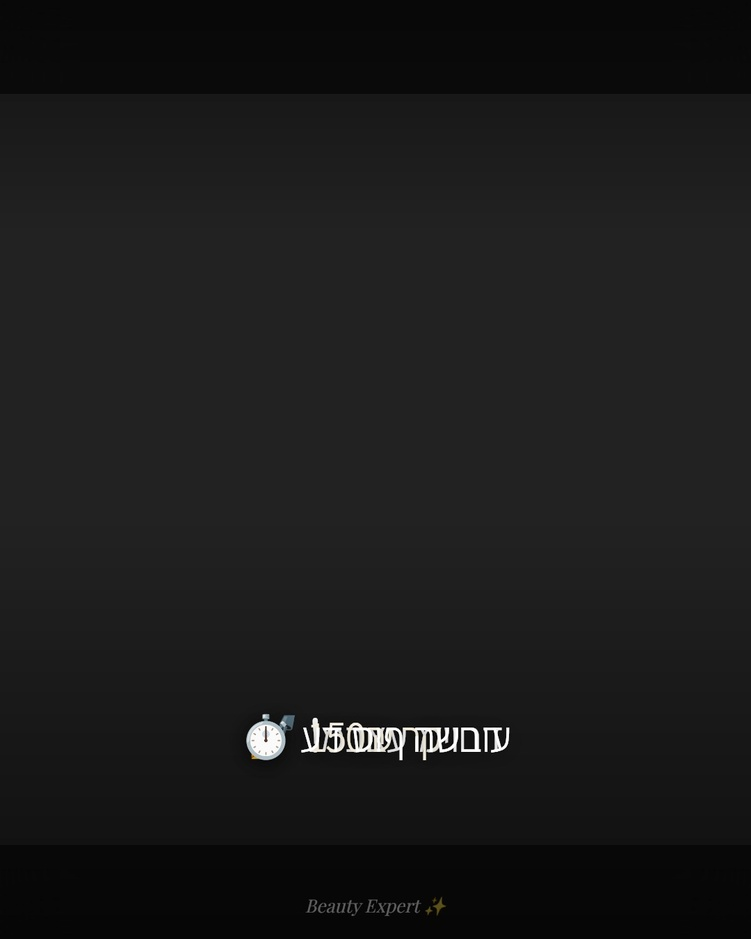
#> input picture scratch/test_hebrew_v62.jpg, 751 x 939 px, shrunk from 1080 x 1350 before the run
$ python overlay.py ../../../scratch/test_hebrew_v62.jpg ../../../scratch/diagnose_bidi.jpg ../../../scratch/diagnose_bidi.jpg ../../../scratch/diagnose_bidi.jpg
#> lines starting #> are read from the running program, lines starting #| are printed output that depends on the picture
import sys
import os
import json
from PIL import Image, ImageDraw, ImageFont

def add_text_to_image(image_path, text_top, text_bottom, output_path):
#> called with image_path = '../../../scratch/test_hebrew_v62.jpg', text_top = '../../../scratch/diagnose_bidi.jpg', text_bottom = '../../../scratch/diagnose_bidi.jpg', output_path = '../../../scratch/diagnose_bidi.jpg'
    try:
        # 1. Load Image
        with Image.open(image_path) as img:
#> img is the input picture: PIL image 751x939 RGB; mean R, G, B 26.5, 26.5, 26.5
            img = img.convert("RGB")
            draw = ImageDraw.Draw(img)
            width, height = img.size
#> width = 751; height = 939

            # 2. Setup Fonts (Local font.ttf for consistency)
            font_size = int(height * 0.04)
#> font_size = 37
            script_dir = os.path.dirname(os.path.abspath(__file__))
            local_font = os.path.join(script_dir, "font.ttf")

            try:
                if os.path.exists(local_font):
                    font = ImageFont.truetype(local_font, font_size)
                else:
                    # Fallback
                    font = ImageFont.load_default()
            except:
                font = ImageFont.load_default()

            # 3. Draw Top Text (Studio Name) - Hebrew is RTL
            # Note: Pillow 10+ has some support, but for simple corner text it's okay
            # We'll just put it in a corner
            margin = int(width * 0.05)
#> margin = 37

            # Simple rectangle background for readability
            left, top, right, bottom = draw.textbbox((margin, margin), text_top, font=font)
#> left = 37; top = 39; right = 176; bottom = 49
            draw.rectangle((left-10, top-5, right+10, bottom+5), fill=(0, 0, 0, 160))
            draw.text((margin, margin), text_top, font=font, fill=(255, 255, 255))

            # 4. Draw Bottom Text (Address/CTA)
            if text_bottom:
                l, t, r, b = draw.textbbox((0, 0), text_bottom, font=font)
#> l = 0; t = 2; r = 139; b = 12
                text_w = r - l
#> text_w = 139
                text_h = b - t
#> text_h = 10
                bottom_x = width - text_w - margin
#> bottom_x = 575
                bottom_y = height - text_h - margin
#> bottom_y = 892

                draw.rectangle((bottom_x-10, bottom_y-5, bottom_x+text_w+10, bottom_y+text_h+5), fill=(0, 0, 0, 160))
                draw.text((bottom_x, bottom_y), text_bottom, font=font, fill=(255, 255, 255))

            # 5. Save
            img.save(output_path, "JPEG", quality=95)
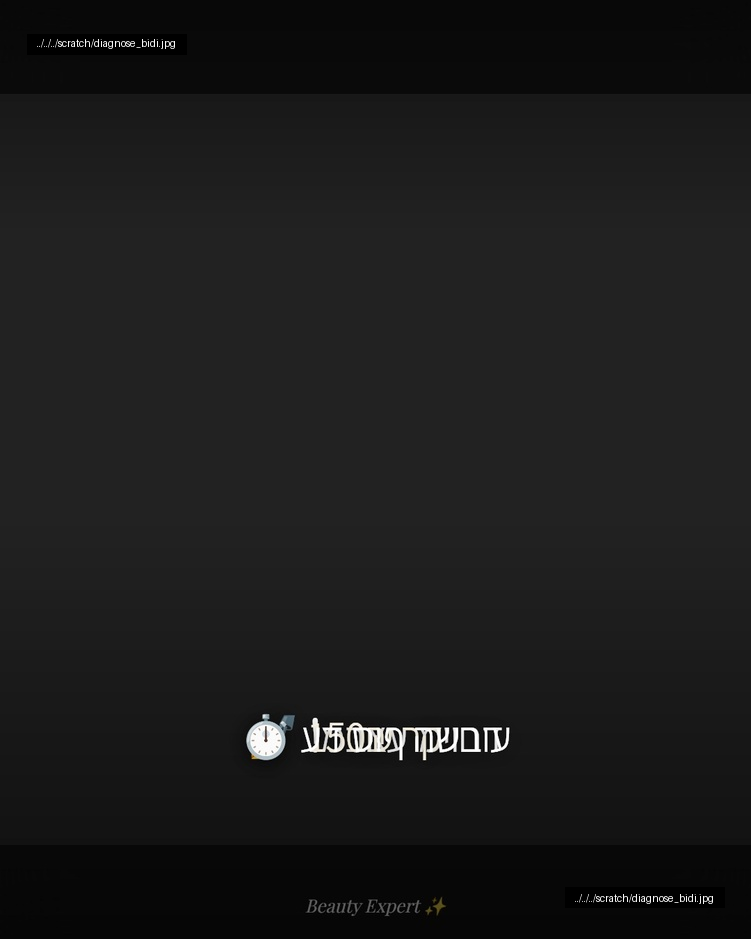
#> saved as diagnose_bidi.jpg: PIL image 751x939 RGB; mean R, G, B 26.7, 26.7, 26.7
            return True
    except Exception as e:
        print(f"Overlay Error: {e}")
        return False

if __name__ == "__main__":
    if len(sys.argv) < 5:
        print("Usage: python overlay.py <img_path> <top_text> <bottom_text> <out_path>")
        sys.exit(1)

    success = add_text_to_image(sys.argv[1], sys.argv[2], sys.argv[3], sys.argv[4])
    if success:
        print("SUCCESS")
    else:
        sys.exit(1)
